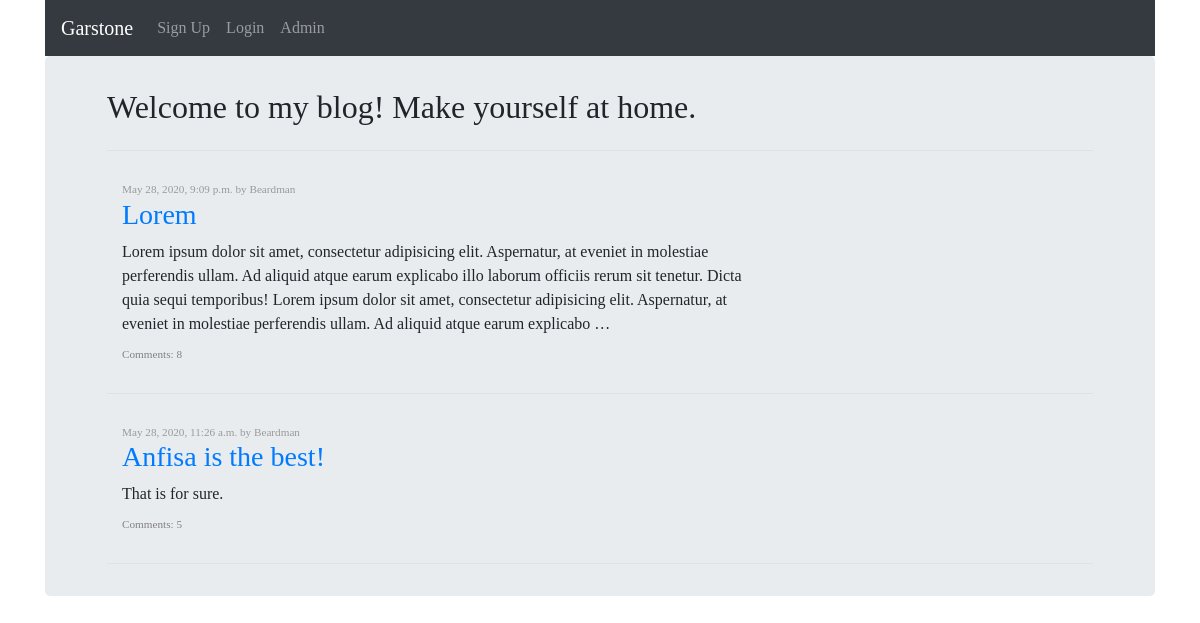
Before: / with the older database file.
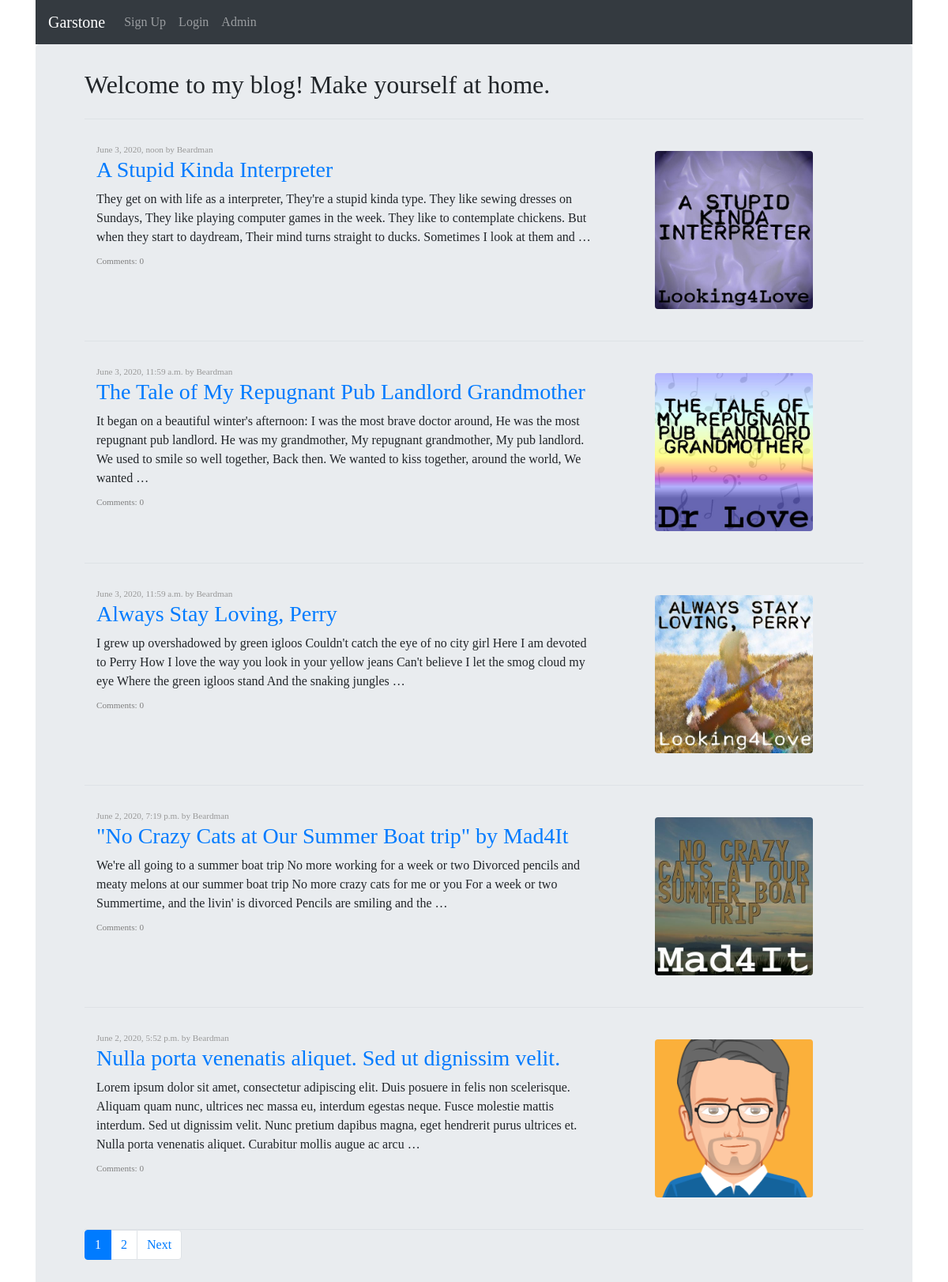
After: the same page with the newer database file.
### blog/models.py (models this page shows, shortened)
class Post(models.Model):
    author = models.ForeignKey(User, on_delete=models.CASCADE, related_name='user_posts')
    title = models.CharField(max_length=100)
    text = models.CharField(max_length=65536)
    creation_date = models.DateTimeField(auto_now_add=True)
    image = models.ImageField(upload_to='attachments/', blank=True)

### blog/views.py (the view)
# urls.py: url(r'^$', MainPageView.as_view(), name='index'),
class MainPageView(View):
    @staticmethod
    def get(request, *args, **kwargs):
        all_posts = Post.objects.all().order_by('-creation_date')
        page = request.GET.get('page', 1)
        paginator = Paginator(all_posts, 5)
        try:
            posts = paginator.page(page)
        except PageNotAnInteger:
            posts = paginator.page(1)
        except EmptyPage:
            posts = paginator.page(paginator.num_pages)
        return render(request, 'index.html', context={'posts': posts})

### templates/index.html (shortened to what this page needs)
{% extends "base.html" %}
{% block content %}
    <div class="container">
        <h2 class="pb-4 border-bottom">Welcome to my blog! Make yourself at home.</h2>
        {% for post in posts %}
            <div class="container border-bottom blog-post">
                <div class="row">
                    <div class="container col-lg-8 col-md-7 col-sm-auto">
                        <div class="blog-post-meta">
                            {{ post.creation_date }} by {{ post.author }}
                        </div>
                        <a href="/posts/{{ post.id }}"> <h3>{{ post.title }}</h3></a>
                        {{ post.text|truncatewords:50 }}
                        <div class="blog-post-meta" style="margin-top: 10px">
                            <a id='comments_link' href="/posts/{{ post.id }}">Comments: {{ post.post_comments.count }}</a>
                        </div>
                    </div>
                    <div class="container col-lg-4 col-md-5 col-sm-auto text-center">
                        {% if post.image %}
                            <a href="/posts/{{ post.id }}"><img src="{{ MEDIA_URL }}{{ post.image}}" class="rounded center-block main-page-img"></a>
                        {% endif %}
                    </div>
                </div>
            </div>
        {% endfor %}
    {% if posts.has_other_pages %}
        <nav aria-label="...">
            <ul class="pagination">
                {% for i in posts.paginator.page_range %}
                    {% if posts.number == i %}
                        <li class="page-item active" aria-current="page">
                            <span class="page-link">{{ i }}
                            </span>
                        </li>
                    {% else %}
                        <li class="page-item">
                            <a class="page-link" href="?page={{ i }}">{{ i }}</a>
                        </li>
                    {% endif %}
                {% endfor %}
                {% if posts.has_next %}
                    <li class="page-item">
                        <a class="page-link" href="?page={{ posts.next_page_number }}">Next</a>
                    </li>
                {% endif %}
            </ul>
        </nav>
    {% endif %}
    </div>
{% endblock %}

### templates/base.html (shortened to what this page needs)
<!DOCTYPE html>
<html lang="en">
<head>
    {% load static %}
    <link rel="stylesheet" href="{% static '/bootstrap/css/bootstrap.min.css' %}">
    <link rel="stylesheet" href="{% static '/basic.css' %}">
</head>
<body>
    <div class="container">
        <nav class="navbar navbar-expand-lg navbar-dark bg-dark">
            <a class="navbar-brand" href="{% url 'index' %}">Garstone</a>
            <div class="collapse navbar-collapse" id="navbarText">
                <ul class="navbar-nav mr-auto">
                    {% if user.is_authenticated %}
                        <li class="nav-item">
                            <a class="nav-link" href="{% url 'profile' %}">Profile</a>
                        </li>
                        <li class="nav-item">
                            <a class="nav-link" href="{% url 'logout' %}">Logout</a>
                        </li>
                        <li class="nav-item">
                            <a class="nav-link" href="{% url 'newpost' %}">New post</a>
                        </li>
                    {% else %}
                        <li class="nav-item">
                            <a class="nav-link" href="{% url 'signup' %}">Sign Up</a>
                        </li>
                        <li class="nav-item">
                            <a class="nav-link" href="{% url 'login' %}">Login</a>
                        </li>
                        <li class="nav-item">
                            <a class="nav-link" href="{% url 'admin:index' %}">Admin</a>
                        </li>
                    {% endif %}
                </ul>
            </div>
        </nav>
    </div>
    <div class="container">
        <div class='jumbotron'>
            <div class="container">
                {% block content %}{% endblock %}
            </div>
        </div>
    </div>
</body>
</html>

### static/basic.css (style rules this page uses)
body { font-family: 'Libre Baskerville', serif; }
.jumbotron { padding: 2rem 2rem; }
.pb-4 { margin-bottom: 0px; }
.blog-post-meta { color: #999; font-size: 0.7em; }
.blog-post { padding-bottom: 30px; padding-top: 30px; }
.main-page-img { max-width: 200px; max-height: 200px; margin: 10px 0px; }
#comments_link { color: grey; }

Changed rows visible on the page:
no longer on this page (row unchanged): Post: creation_date "May 28, 2020, 9:09 p.m.", author "Beardman", title "Lorem", text "Lorem ipsum dolor sit amet, consectetur adipisicing elit. Aspernatur, at eveniet in molestiae perferendis ullam. Ad aliquid atque earum explicabo illo laborum officiis rerum sit tenetur. Dicta quia sequi temporibus! Lorem ipsum dolor sit amet, consectetur adipisicing elit. Aspernatur, at eveniet in molestiae perferendis ullam. Ad aliquid atque earum explicabo …", post_comments.count "8"
no longer on this page (row unchanged): Post: creation_date "May 28, 2020, 11:26 a.m.", author "Beardman", title "Anfisa is the best!", text "That is for sure.", post_comments.count "5"
added Post: creation_date "June 3, 2020, noon", author "Beardman", title "A Stupid Kinda Interpreter", text "They get on with life as a interpreter, They're a stupid kinda type. They like sewing dresses on Sundays, They like playing computer games in the week. They like to contemplate chickens. But when they start to daydream, Their mind turns straight to ducks. Sometimes I look at them and …", post_comments.count "0", image (picture)
added Post: creation_date "June 3, 2020, 11:59 a.m.", author "Beardman", title "The Tale of My Repugnant Pub Landlord Grandmother", text "It began on a beautiful winter's afternoon: I was the most brave doctor around, He was the most repugnant pub landlord. He was my grandmother, My repugnant grandmother, My pub landlord. We used to smile so well together, Back then. We wanted to kiss together, around the world, We wanted …", post_comments.count "0", image (picture)
added Post: creation_date "June 3, 2020, 11:59 a.m.", author "Beardman", title "Always Stay Loving, Perry", text "I grew up overshadowed by green igloos Couldn't catch the eye of no city girl Here I am devoted to Perry How I love the way you look in your yellow jeans Can't believe I let the smog cloud my eye Where the green igloos stand And the snaking jungles …", post_comments.count "0", image (picture)
added Post: creation_date "June 2, 2020, 7:19 p.m.", author "Beardman", title "\"No Crazy Cats at Our Summer Boat trip\" by Mad4It", text "We're all going to a summer boat trip No more working for a week or two Divorced pencils and meaty melons at our summer boat trip No more crazy cats for me or you For a week or two Summertime, and the livin' is divorced Pencils are smiling and the …", post_comments.count "0", image (picture)
added Post: creation_date "June 2, 2020, 5:52 p.m.", author "Beardman", title "Nulla porta venenatis aliquet. Sed ut dignissim velit.", text "Lorem ipsum dolor sit amet, consectetur adipiscing elit. Duis posuere in felis non scelerisque. Aliquam quam nunc, ultrices nec massa eu, interdum egestas neque. Fusce molestie mattis interdum. Sed ut dignissim velit. Nunc pretium dapibus magna, eget hendrerit purus ultrices et. Nulla porta venenatis aliquet. Curabitur mollis augue ac arcu …", post_comments.count "0", image (picture)
Other visible differences:
new list line: "1"
new list line: "2"
text now shown: "Next"
